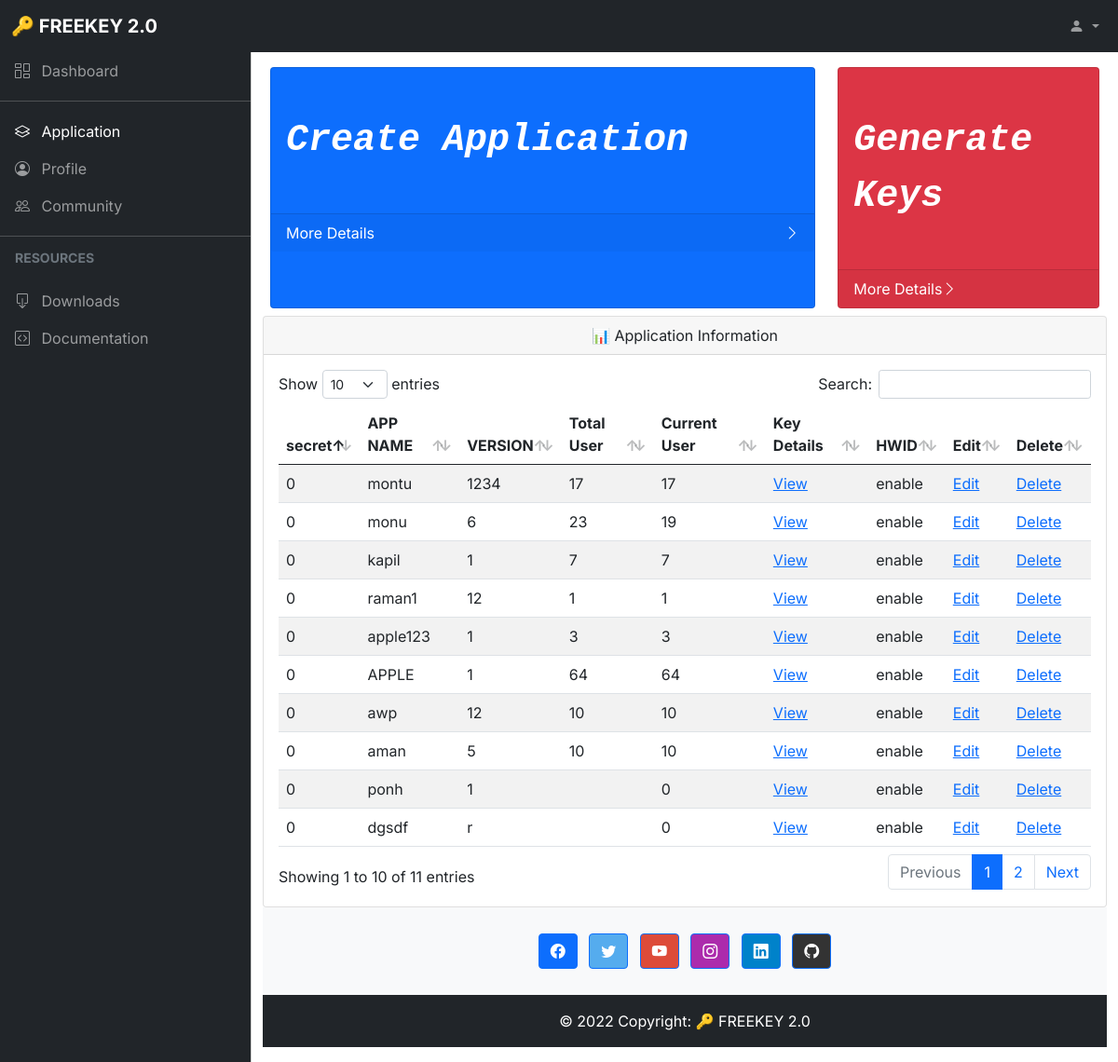
/Pages/application.php (signed in), run on the app's committed database.
### tables this page shows
CREATE TABLE `dataa` (
  `id` int(11) NOT NULL,
  `secret` int(7) NOT NULL,
  `user` varchar(50) NOT NULL,
  `app` varchar(50) NOT NULL,
  `veri` varchar(5) NOT NULL DEFAULT '1',
  `links` varchar(100) NOT NULL,
  `hwid` varchar(11) NOT NULL DEFAULT 'enable',
  `image_url` varchar(50) NOT NULL DEFAULT 'key.png',
  `ttl` varchar(20) NOT NULL,
  `old_ip` varchar(255) NOT NULL,
  `new_ip` varchar(255) NOT NULL
);

CREATE TABLE `montu` (
  `id` int(10) NOT NULL,
  `keyy` varchar(40) NOT NULL,
  `create_at` datetime NOT NULL,
  `hwid` varchar(40) NOT NULL,
  `vers` varchar(5) NOT NULL DEFAULT '1'
);

CREATE TABLE `monu` (
  `id` int(10) NOT NULL,
  `keyy` varchar(40) NOT NULL,
  `create_at` datetime NOT NULL,
  `hwid` varchar(40) NOT NULL,
  `vers` varchar(5) NOT NULL DEFAULT '1'
);

CREATE TABLE `kapil` (
  `id` int(10) NOT NULL,
  `keyy` varchar(40) NOT NULL,
  `create_at` datetime NOT NULL,
  `hwid` varchar(40) NOT NULL,
  `vers` varchar(5) NOT NULL DEFAULT '1'
);

CREATE TABLE `raman1` (
  `id` int(10) NOT NULL,
  `keyy` varchar(40) NOT NULL,
  `create_at` datetime NOT NULL,
  `hwid` varchar(40) NOT NULL,
  `vers` varchar(5) NOT NULL DEFAULT '1'
);

CREATE TABLE `apple123` (
  `id` int(10) NOT NULL,
  `keyy` varchar(40) NOT NULL,
  `create_at` datetime NOT NULL,
  `hwid` varchar(40) NOT NULL,
  `vers` varchar(5) NOT NULL DEFAULT '1'
);

CREATE TABLE `apple` (
  `id` int(10) NOT NULL,
  `keyy` varchar(40) NOT NULL,
  `create_at` datetime NOT NULL,
  `hwid` varchar(40) NOT NULL,
  `vers` varchar(5) NOT NULL DEFAULT '1'
);

CREATE TABLE `awp` (
  `id` int(10) NOT NULL,
  `keyy` varchar(40) NOT NULL,
  `create_at` datetime NOT NULL,
  `hwid` varchar(40) NOT NULL,
  `vers` varchar(5) NOT NULL DEFAULT '1'
);

CREATE TABLE `aman` (
  `id` int(10) NOT NULL,
  `keyy` varchar(40) NOT NULL,
  `create_at` datetime NOT NULL,
  `hwid` varchar(40) NOT NULL,
  `vers` varchar(5) NOT NULL DEFAULT '1'
);

### Pages/application.php (the view, shortened to what this page needs)
<?php
require('../database/db.php');
?>
<!DOCTYPE html>
<html lang="en">
<head>
    <link rel="stylesheet" href="../css/bootstrap.min.css" />
    <link rel="stylesheet" href="https://cdn.jsdelivr.net/npm/bootstrap-icons@1.4.1/font/bootstrap-icons.css" />
    <link rel="stylesheet" href="../css/dataTables.bootstrap5.min.css" />
    <link rel="stylesheet" href="../css/style.css" />
</head>
<body>
    <nav class="navbar navbar-expand-lg navbar-dark bg-dark fixed-top">
        <div class="container-fluid">
            <a class="navbar-brand me-auto ms-lg-0 ms-3 text-uppercase fw-bold" href="../Pages/Dashboard.php"> 🔑 FreeKey 2.0</a>
            <ul class="navbar-nav">
                <li class="nav-item dropdown">
                    <a class="nav-link dropdown-toggle ms-1" href="#" role="button" data-bs-toggle="dropdown" aria-expanded="false">
                        <i class="bi bi-person-fill"></i>
                    </a>
                </li>
            </ul>
        </div>
    </nav>
    <div class="offcanvas offcanvas-start sidebar-nav bg-dark" tabindex="-1" id="sidebar">
        <div class="offcanvas-body p-0">
            <nav class="navbar-dark">
                <ul class="navbar-nav">
                    <li>
                        <a href="../Pages/Dashboard.php" class="nav-link px-3 ">
                            <span class="me-2"><i class="bi bi-columns-gap"></i></span>
                            <span>Dashboard</span>
                        </a>
                    </li>
                    <li class="my-1">
                        <hr class="dropdown-divider bg-light" />
                    </li>
                    <li>
                        <a href="../Pages/application.php" class="nav-link px-3 active">
                            <span class="me-2"><i class="bi bi-layers"></i></span>
                            <span>Application</span>
                        </a>
                    </li>
                    <li>
                        <a href="../Pages/profile.php" class="nav-link px-3">
                            <span class="me-2"><i class="bi bi-person-circle"></i></span>
                            <span>Profile</span>
                        </a>
                    </li>
                    <li>
                        <a href="../Pages/Community.php" class="nav-link px-3">
                            <span class="me-2"><i class="bi bi-people"></i></span>
                            <span>Community</span>
                        </a>
                    </li>
                    <li class="my-1">
                        <hr class="dropdown-divider bg-light" />
                    </li>
                    <li>
                        <div class="text-muted small fw-bold text-uppercase px-3 mb-3">
                            Resources
                        </div>
                    </li>
                    <li>
                        <a href="../Pages/downloads.php" class="nav-link px-3">
                            <span class="me-2"><i class="bi bi-box-arrow-down"></i></span>
                            <span>Downloads</span>
                        </a>
                    </li>
                    <li>
                        <a href="#" class="nav-link px-3">
                            <span class="me-2"><i class="bi bi-code-square"></i></span>
                            <span>Documentation</span>
                        </a>
                    </li>
                </ul>
            </nav>
        </div>
    </div>
    <main class="mt-5 pt-3">
        <div class="container-fluid">
            <div class="row p-2">
                <div class="col-xs-12 col-sm-6 col-md-8 order-2 order-sm-1 ">
                    <a href="../function/create-app.php" style="text-decoration: none; color: white;">
                        <div class="card bg-primary text-white h-100">
                            <div class="card-body py-5 fs-1 fw-bold fst-italic font-monospace font-italic">Create Application</div>
                    </a>
                    <div class="card-footer d-flex">
                        More Details
                        <span class="ms-auto">
                            <a style="color: white;text-decoration: none;" href="#">
                                <i class="bi bi-chevron-right"></i></a>
                        </span>
                    </div>
                </div>
            </div>
            <br>
            <div class="col-xs-12 col-sm-6 col-md-4 order-2 order-sm-2">
                <a href="../function/gen-key.php" style="text-decoration: none; color: white;">
                    <div class="card bg-danger text-white h-100">
                        <div class="card-body py-5 fs-1 fst-italic  fw-bold font-monospace ">Generate Keys</div>
                        <div class="card-footer d-flex">
                            More Details
                            <span class="ms-auto">
                                <a style="color: white;text-decoration: none;" href="../function/gen-key.php">
                                    <i class="bi bi-chevron-right"></i></a>
                            </span>
                        </div>
                    </div>
            </div>
        </div>
        <div class="row">
            <div class="col-md-12 mb-3">
                <div class="card">
                    <div class="card-header text-center">
                        📊 Application Information
                    </div>
                    <div class="card-body">
                        <div class="table-responsive">
                            <table id="example" class="table table-striped data-table" style="width: 100%">
                                <thead>
                                    <tr>
                                        <th>secret</th>
                                        <th>APP NAME</th>
                                        <th>VERSION</th>
                                        <th>Total User</th>
                                        <th>Current User</th>
                                        <th>Key Details</th>
                                        <th>HWID</th>
                                        <th>Edit</th>
                                        <th>Delete</th>
                                    </tr>
                                </thead>
                                <tbody>
                                    <?php
                                    $sql = "SELECT * FROM `dataa` where user = '" . $_SESSION['username'] . "' ";
                                    $records = mysqli_query($con, $sql);
                                    while ($data = mysqli_fetch_array($records)) {
                                    ?>
                                        <tr class="active-row" align="left">
                                            <td><?php echo $data['secret']; ?></td>
                                            <td><?php echo $data['app']; ?></td>
                                            <td><?php echo $data['veri']; ?></td>
                                            <td><?php $man = $data['app'];
                                                $cnt = mysqli_query($con, "SELECT id FROM $man  ORDER BY id DESC  LIMIT 1;");
                                                while ($doh = mysqli_fetch_array($cnt)) echo $doh['id']; ?></td>
                                            <td><?php $man = $data['app'];
                                                $cnt = mysqli_num_rows(mysqli_query($con, "SELECT * FROM $man;"));
                                                echo $cnt ?></td>
                                            <td><a href="../function/view.php?app=<?php echo $data['app']; ?>">View</a></td>
                                            <td><?php echo $data['hwid']; ?></td>
                                            <td><a href="../extra/edit.php?id=<?php echo $data['id']; ?>&pname=<?php echo $data['app']; ?>&veri=<?php echo $data['veri']; ?>&updatep=<?php echo $data['links']; ?>">Edit</a></td>
                                            <td><a href="../extra/delete_app.php?id=<?php echo $data['id']; ?>&app=<?php echo $data['app']; ?>">Delete</a></td>
                                        </tr>
                                    <?php
                                    }
                                    ?>
                                </tbody>
                            </table>
                        </div>
                    </div>
                </div>
                <footer class="bg-light text-center text-white">
                    <div class="container p-4 pb-0">
                        <section class="mb-4">
                            <a class="btn btn-primary btn-floating m-1
        href=" #!" role="button"><i class="bi bi-facebook"></i></a>
                            <a class="btn btn-primary btn-floating m-1" style="background-color: #55acee;" href="#!" role="button"><i class="bi bi-twitter"></i></a>
                            <a class="btn btn-primary btn-floating m-1" style="background-color: #dd4b39;" href="#!" role="button"><i class="bi bi-youtube"></i></a>
                            <a class="btn btn-primary btn-floating m-1" style="background-color: #ac2bac;" href="#!" role="button"><i class="bi bi-instagram"></i></a>
                            <a class="btn btn-primary btn-floating m-1" style="background-color: #0082ca;" href="#!" role="button"><i class="bi bi-linkedin"></i></a>
                            <a class="btn btn-primary btn-floating m-1" style="background-color: #333333;" href="#!" role="button"><i class="bi bi-github"></i></a>
                        </section>
                    </div>
                    <div class="text-center p-3" style="background-color: rgb(33, 37, 41);">
                        © 2022 Copyright:
                        <a class="text-white" href="#" style="text-decoration: none;">🔑 FREEKEY 2.0</a>
                </footer>
            </div>
        </div>
    </main>
</body>
</html>

### css/style.css (style rules this page uses)
body, button { font-family: "Inter", sans-serif; }
:root { --offcanvas-width: 270px; --topNavbarHeight: 56px; }
.sidebar-nav { width: var(--offcanvas-width); }
@media (min-width: 992px) { body { overflow: auto !important; } }
@media (min-width: 992px) { main { margin-left: var(--offcanvas-width); } }
@media (min-width: 992px) { .sidebar-nav { -webkit-transform: none; transform: none; visibility: visible !important; height: calc(100% - var(--topNavbarHeight)); top: var(--topNavbarHeight); } }
* { cursor: url(https://cur.cursors-4u.net/cursors/cur-8/cur736.ani), url(https://cur.cursors-4u.net/cursors/cur-8/cur736.png), auto !important; }

### data on the page
dataa: secret "0", app "montu", veri "1234", cnt "17", hwid "enable"
montu: id "17"
dataa: secret "0", app "monu", veri "6", cnt "19", hwid "enable"
monu: id "23"
dataa: secret "0", app "kapil", veri "1", cnt "7", hwid "enable"
kapil: id "7"
dataa: secret "0", app "raman1", veri "12", cnt "1", hwid "enable"
raman1: id "1"
dataa: secret "0", app "apple123", veri "1", cnt "3", hwid "enable"
apple123: id "3"
dataa: secret "0", app "APPLE", veri "1", cnt "64", hwid "enable"
apple: id "64"
dataa: secret "0", app "awp", veri "12", cnt "10", hwid "enable"
awp: id "10"
dataa: secret "0", app "aman", veri "5", cnt "10", hwid "enable"
aman: id "10"
dataa: secret "0", app "ponh", veri "1", cnt "0", hwid "enable"
dataa: secret "0", app "dgsdf", veri "r", cnt "0", hwid "enable"
